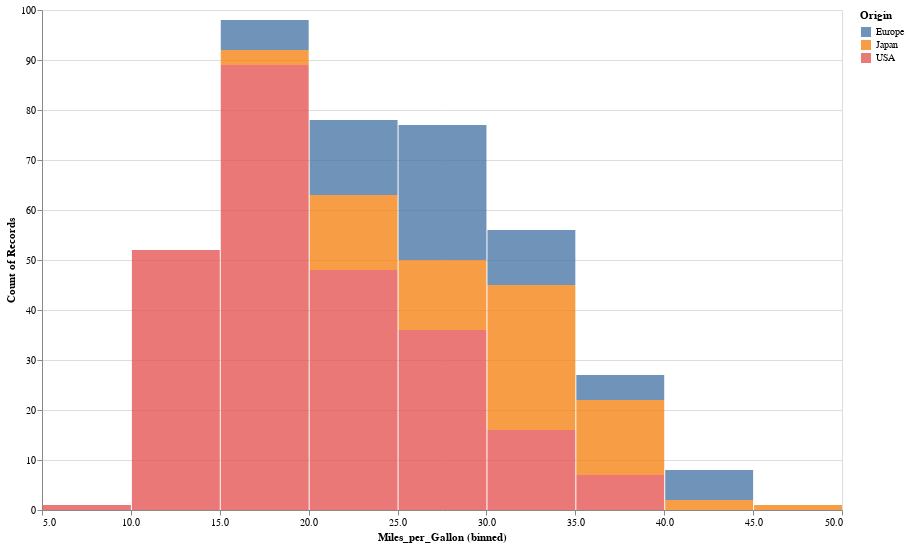

Notebook cell for this chart:
### Markdown cell above
# Below you will see a bar chart using the column Miles_per_Gallion for the x-axis then the number of records for the y-axis. You also see the staked bar charts being shown becasue I am specifying the color of the column values.

### Code cell
# First you must declare the chart option and then enclose it with the dataset you want to visualize. 
# Then you specify the type of chart you want to use to print your findings. 
# Next part you will have to do the encode section this is where you form the visual. 
# With in the encoding section you see that I am specifying X and Y with column names from the dataset. 
# One thing will Altair is that it can run function with simply commands i.e the count(), this will display all records in the set on the Y-axis. 

alt.Chart(cars).mark_bar(opacity=.8).encode(
    alt.X('Miles_per_Gallon',bin=True),
    alt.Y('count()'),
    alt.Color('Origin')
).properties(
    width=800,
    height=500
)

### Figure 1 — Vega-Lite specification as saved in the notebook (floating-point values rounded to 4 significant figures; data arrays with more than 128 entries replaced by an {"elided": "..."} marker saying what was removed)
{"config": {"view": {"continuousWidth": 400, "continuousHeight": 300}}, "data": {"name": "data-f02450ab61490a1363517a0190416235"}, "mark": {"type": "bar", "opacity": 0.8}, "encoding": {"color": {"type": "nominal", "field": "Origin"}, "x": {"type": "quantitative", "bin": true, "field": "Miles_per_Gallon"}, "y": {"type": "quantitative", "aggregate": "count"}}, "height": 500, "width": 800, "$schema": "https://vega.github.io/schema/vega-lite/v4.8.1.json", "datasets": {"data-f02450ab61490a1363517a0190416235": {"elided": "406 records"}}}
